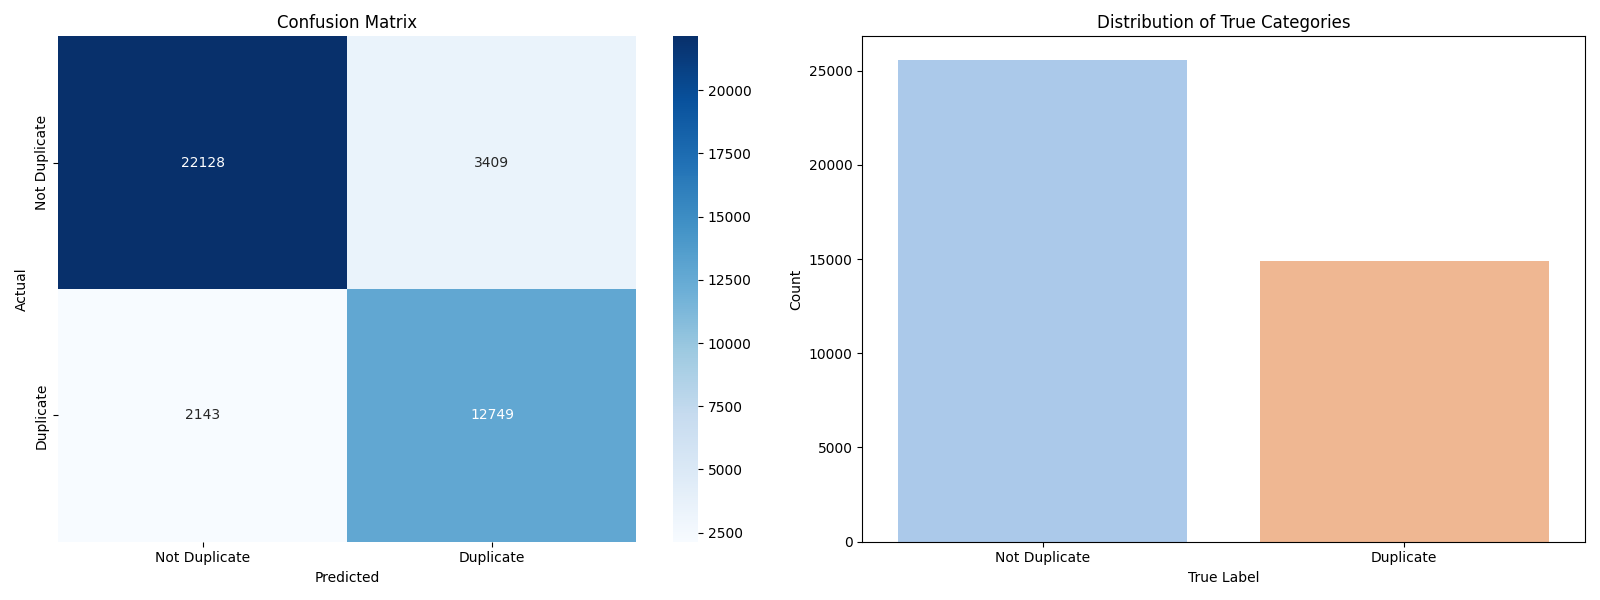

Python code for this plot:
import pandas as pd
import matplotlib.pyplot as plt
import seaborn as sns
from sklearn.metrics import confusion_matrix

# Function to plot the confusion matrix and the distribution of true categories
def plot_confusion_matrix_with_distribution(predictions, ground_truth):
    # Calculate the confusion matrix
    cm = confusion_matrix(ground_truth, predictions)

    # Create a figure with subplots
    fig, ax = plt.subplots(1, 2, figsize=(16, 6))

    # Plot the confusion matrix
    sns.heatmap(cm, annot=True, fmt='d', cmap='Blues', xticklabels=['Not Duplicate', 'Duplicate'], yticklabels=['Not Duplicate', 'Duplicate'], ax=ax[0])
    ax[0].set_xlabel('Predicted')
    ax[0].set_ylabel('Actual')
    ax[0].set_title('Confusion Matrix')

    # Plot the distribution of true categories
    sns.countplot(x=ground_truth, palette='pastel', ax=ax[1])
    ax[1].set_xlabel('True Label')
    ax[1].set_ylabel('Count')
    ax[1].set_title('Distribution of True Categories')
    ax[1].set_xticklabels(['Not Duplicate', 'Duplicate'])

    plt.tight_layout()
    # plt.show()
    plt.savefig("plot_para.png")

# Load the CSV files
true_df = pd.read_csv('data/quora-dev.csv', delimiter='\t')
predicted_df = pd.read_csv('predictions_check/para-dev-output.csv', delimiter=',', header=None, names=['id', 'Predicted_Is_Paraphrase'])

# Clean up any extraneous spaces in the column names and data
true_df.columns = true_df.columns.str.strip()
predicted_df.columns = predicted_df.columns.str.strip()
true_df = true_df.applymap(lambda x: x.strip() if isinstance(x, str) else x)
predicted_df = predicted_df.applymap(lambda x: x.strip() if isinstance(x, str) else x)

# Display the first few rows of each dataframe to verify their structure
print(true_df.head())
print(predicted_df.head())

# Merge the dataframes on 'id'
merged_df = pd.merge(true_df, predicted_df, on='id')

# Extract relevant columns
results_df = merged_df[['id', 'is_duplicate', 'Predicted_Is_Paraphrase']]

# Rename columns for clarity
results_df.columns = ['id', 'true_label', 'predicted_label']

# Convert columns to appropriate types
results_df['true_label'] = results_df['true_label'].astype(float).astype(int)
results_df['predicted_label'] = results_df['predicted_label'].astype(float).astype(int)

# Plot the confusion matrix and distribution with the actual data
plot_confusion_matrix_with_distribution(results_df['predicted_label'], results_df['true_label'])
